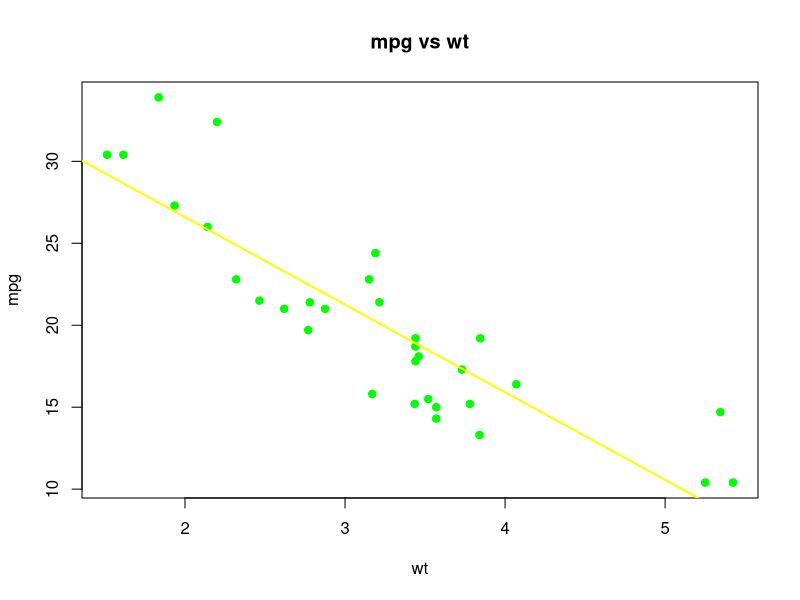
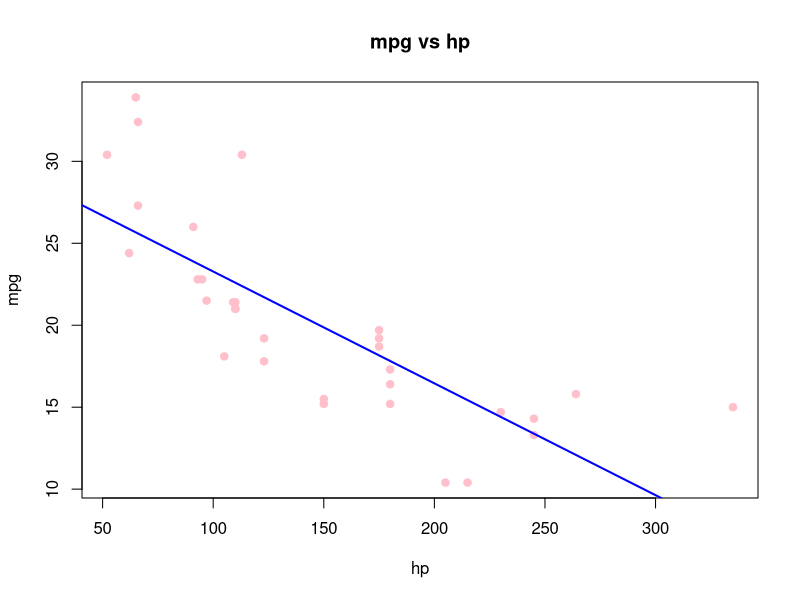
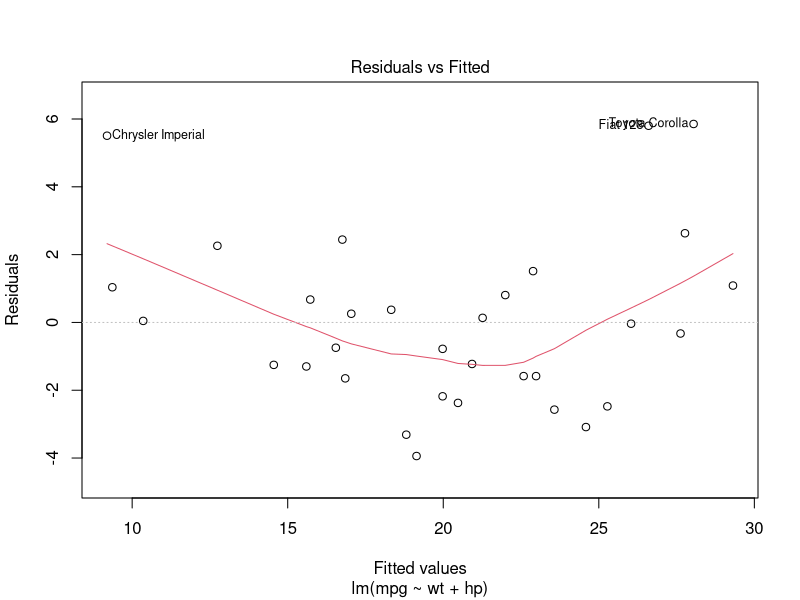
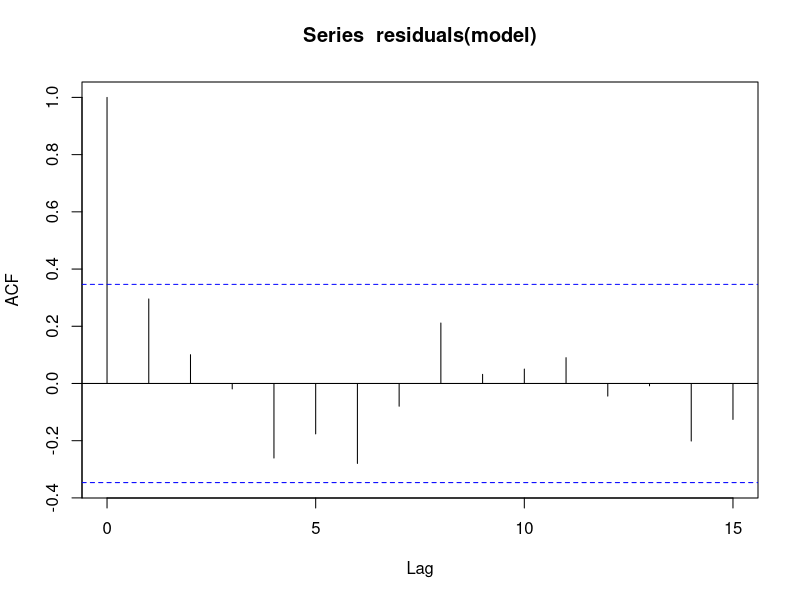
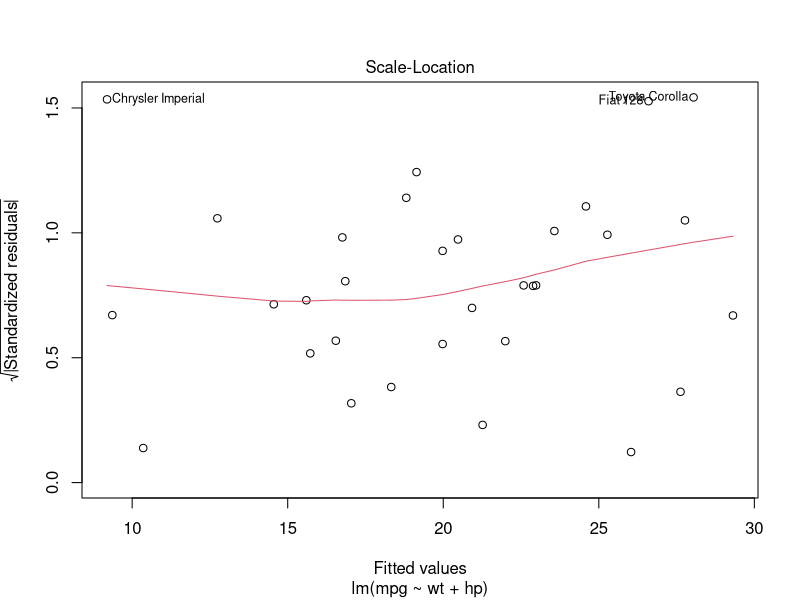
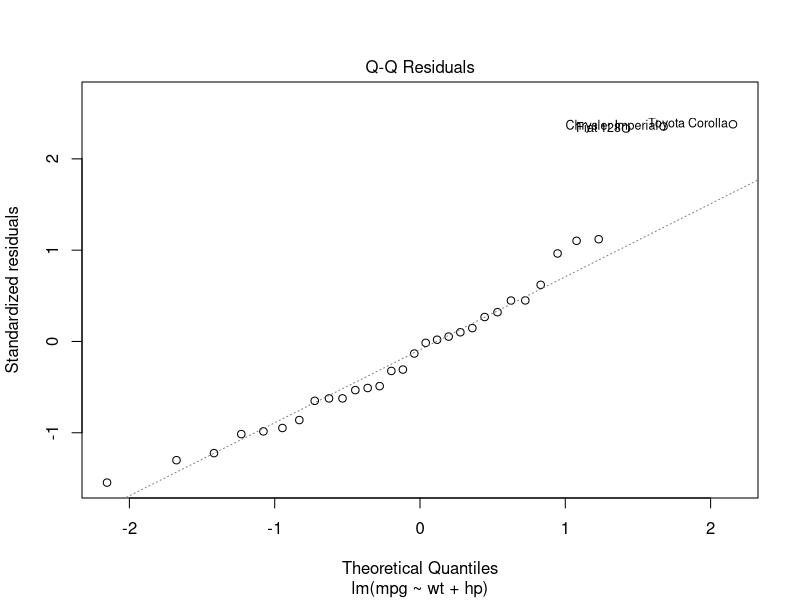
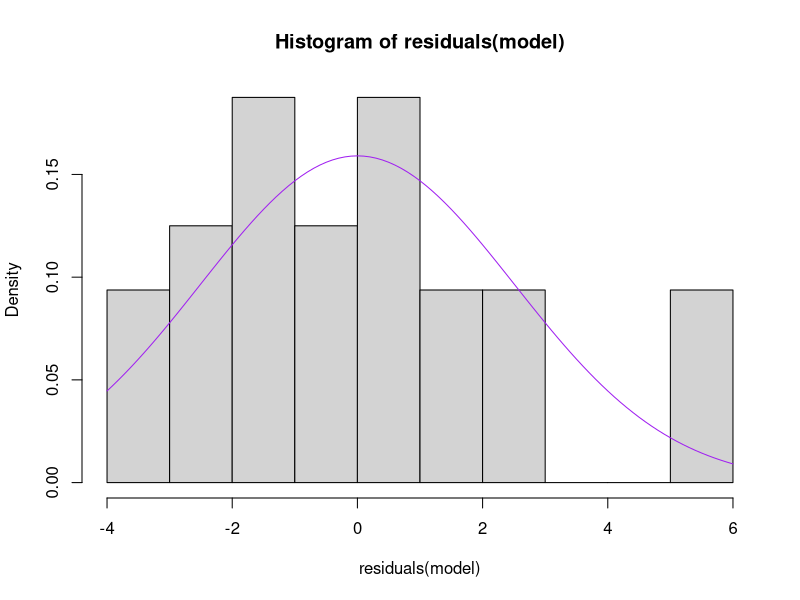
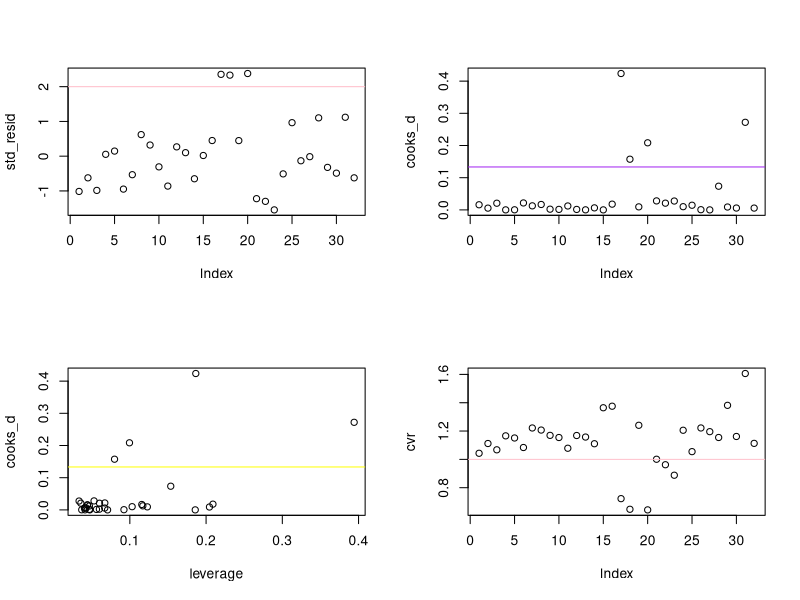

Write R code to recreate these figures, in order.
data(mtcars)
attach(mtcars)
model <- lm(mpg~wt+hp,data=mtcars)
summary(model)
# Fitted model equation:
# mpg= 37.22727- 3.87783*wt -0.03177*hp

# a) Linear model checks

# linearity
plot(wt,mpg, main='mpg vs wt', pch=19,col='green')
abline(lm(mpg~wt),col='yellow',lwd=2)
plot(hp,mpg,main='mpg vs hp', pch=19,col='pink')
abline(lm(mpg~hp),col='blue',lwd=2)
plot(model,which=1)

# independence of errors
library(car)
durbinWatsonTest(model)
acf(residuals(model))

# constant variance(homoscedasticity)
library(lmtest)
bptest(model)
plot(model,which=3)

# normality of residuals
shapiro.test(residuals(model))
plot(model,which=2)
hist(residuals(model),freq=FALSE,breaks=12)
curve(dnorm(x,mean=mean(residuals(model)),sd=sd(residuals(model))),add=TRUE,col='purple')

# MULTICOLLINEARITY
library(car)
vif(model)
1/vif(model)
mean(vif(model))
cor(mtcars[,c('wt','hp')])

# CASE DIAGNOSTICS
std_resid<-rstandard(model)
std_resid
cooks_d<-cooks.distance(model)
cooks_d
leverage<-hatvalues(model)
leverage
cvr<-covratio(model)
cvr

par(mfrow=c(2,2))
plot(std_resid);abline(h=c(-2,2),col="pink")
plot(cooks_d);abline(h=4/30,col="purple")
plot(leverage,cooks_d);abline(h=4/30,col="yellow")
plot(cvr);abline(h=1,col="pink")
par(mfrow=c(1,1))
